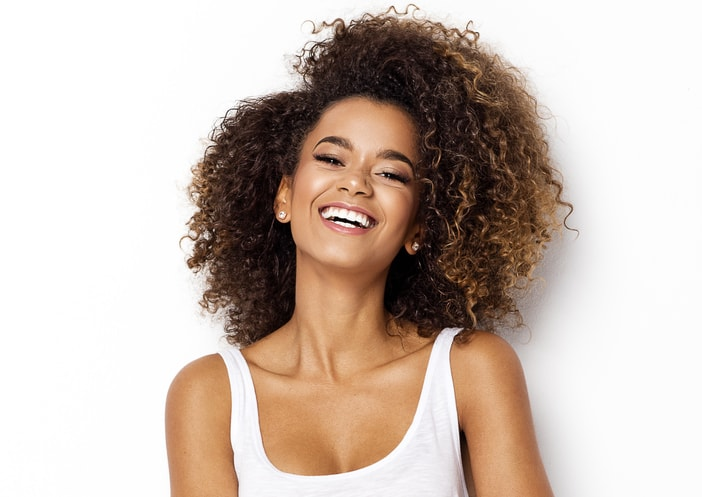
#> input picture ladyimg.jpg, 702 x 497 px
$ python main.py
#> lines starting #> are read from the running program, lines starting #| are printed output that depends on the picture; after the words box and inside, x2 and y2 are one past the last pixel; in counts of white or black regions, pixels touching at a corner belong together
import cv2
#face detector from google
facePath = "facedetector.xml"
faceCascade = cv2.CascadeClassifier(facePath)

#mouth detector from google
smilePath = "smiledetector.xml"
smileCascade = cv2.CascadeClassifier(smilePath)

#use any picture of a person with a smile
img = cv2.imread("ladyimg.jpg")
#> img is the input picture: shape (497, 702, 3); mean B, G, R 177.8, 187.5, 202.7
gray = cv2.cvtColor(img, cv2.COLOR_BGR2GRAY)
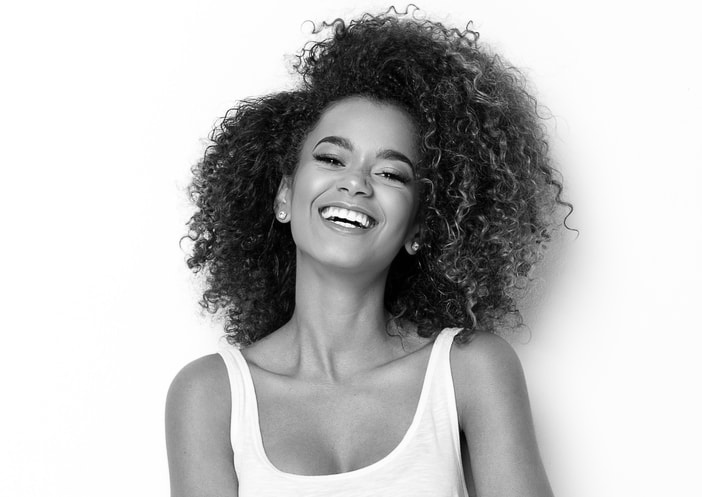
#> gray: shape (497, 702); min 0, max 255, mean 190.9

#first detect the face and return the rectangular frame surrounding the face
faces = faceCascade.detectMultiScale(
    gray,
    scaleFactor= 1.1,
    minNeighbors=8,
    minSize=(55, 55),
    flags=cv2.CASCADE_SCALE_IMAGE
)
#> faces = [[276, 101, 159, 159]]

#draw the face and extract the area where the face is located
for (x, y, w, h) in faces:
    cv2.rectangle(img, (x, y), (x+w, y+h), (0, 0, 255), 2)
    roi_gray = gray[y:y+h, x:x+w]
    roi_color = img[y:y+h, x:x+w]

    # detecting the smile
    smile = smileCascade.detectMultiScale(
        roi_gray,
        scaleFactor= 1.16,
        minNeighbors=35,
        minSize=(25, 25),
        flags=cv2.CASCADE_SCALE_IMAGE
    )

    #frame the raised corners of the mouth and label the smile with 'Smile'
    for (x2, y2, w2, h2) in smile:
        cv2.rectangle(roi_color, (x2, y2), (x2+w2, y2+h2), (255, 0, 0), 2)
        cv2.putText(img,'Smile',(x,y-7), 3, 1.2, (0, 255, 0), 2, cv2.LINE_AA)
#> this loop made 1 pass
#> (x, y, w, h, smile) on pass 1: (276, 101, 159, 159, [[26, 96, 90, 45]])
#> pass 1, `roi_gray = gray[y:y+h, x:x+w]`:
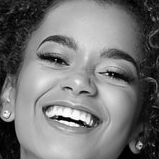
#> roi_gray: shape (159, 159); min 0, max 255, mean 117.1
#> pass 1, `roi_color = img[y:y+h, x:x+w]`:
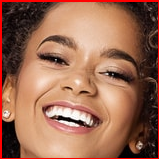
#> roi_color: shape (159, 159, 3); mean B, G, R 83.2, 105.7, 155.5
#> after the loop:
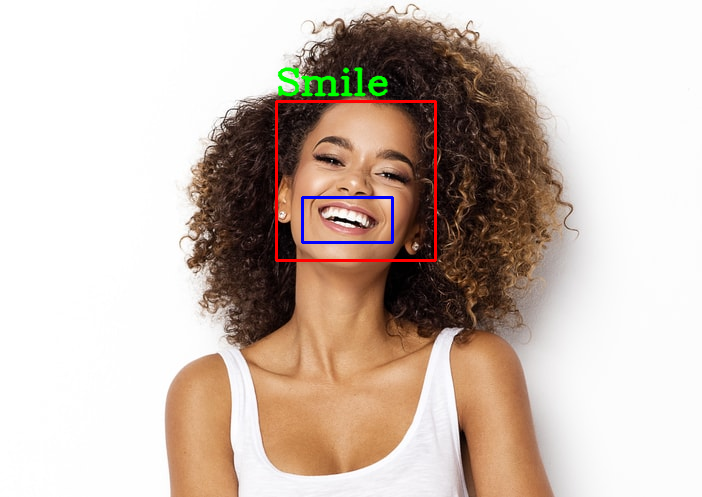
#> img: shape (497, 702, 3); 1.29% of pixels changed, all inside (x1, y1, x2, y2) = (275, 67, 437, 262)
#> after the loop:
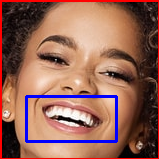
#> roi_color: shape (159, 159, 3); 3.19% of pixels changed, all inside (x1, y1, x2, y2) = (25, 95, 118, 143)
#show the smile detector
cv2.imshow('Smile Detector:', img)

c = cv2.waitKey(0)
#> (key Esc is pressed here)

$ run again, with NoSmile.jpg copied over ladyimg.jpg
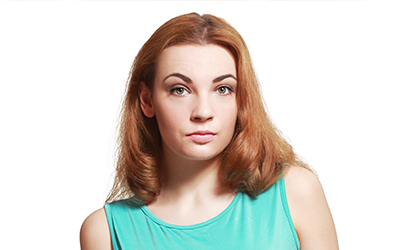
#> input picture NoSmile.jpg, 400 x 250 px
#> img is the input picture: shape (250, 400, 3); mean B, G, R 207.1, 214.1, 218.1
#> `gray = cv2.cvtColor(img, cv2.COLOR_BGR2GRAY)`:
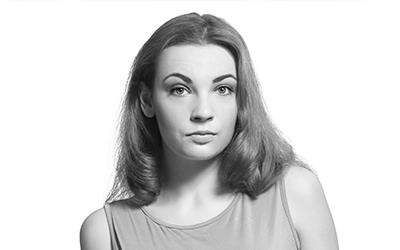
#> gray: shape (250, 400); min 2, max 255, mean 214.5
#> faces = [[147, 46, 110, 110]]
#> the loop `for (x, y, w, h) in faces:` made 1 pass
#> after the loop `for (x, y, w, h) in faces:`:
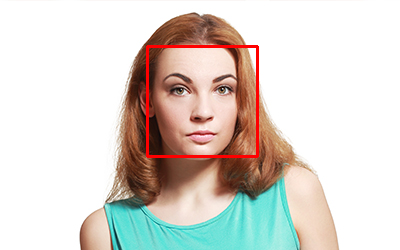
#> img: shape (250, 400, 3); 1.32% of pixels changed, all inside (x1, y1, x2, y2) = (146, 45, 259, 158)
